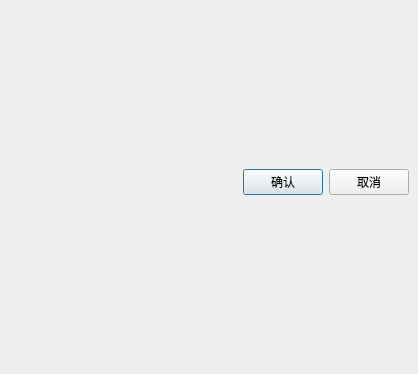
<?xml version="1.0" encoding="UTF-8"?>
<ui version="4.0">
 <class>PopupWindow</class>
 <widget class="QWidget" name="PopupWindow">
  <property name="geometry">
   <rect>
    <x>0</x>
    <y>0</y>
    <width>418</width>
    <height>374</height>
   </rect>
  </property>
  <property name="windowTitle">
   <string>Form</string>
  </property>
  <layout class="QVBoxLayout" name="verticalLayout" stretch="1,0">
   <property name="leftMargin">
    <number>0</number>
   </property>
   <property name="topMargin">
    <number>0</number>
   </property>
   <property name="rightMargin">
    <number>0</number>
   </property>
   <property name="bottomMargin">
    <number>0</number>
   </property>
   <item>
    <layout class="QGridLayout" name="centerLayout"/>
   </item>
   <item>
    <widget class="QWidget" name="buttonWidget" native="true">
     <layout class="QHBoxLayout" name="horizontalLayout">
      <property name="leftMargin">
       <number>9</number>
      </property>
      <property name="topMargin">
       <number>0</number>
      </property>
      <property name="rightMargin">
       <number>9</number>
      </property>
      <property name="bottomMargin">
       <number>9</number>
      </property>
      <item>
       <spacer name="horizontalSpacer">
        <property name="orientation">
         <enum>Qt::Horizontal</enum>
        </property>
        <property name="sizeHint" stdset="0">
         <size>
          <width>40</width>
          <height>20</height>
         </size>
        </property>
       </spacer>
      </item>
      <item>
       <widget class="QPushButton" name="confirmButton">
        <property name="text">
         <string>确认</string>
        </property>
        <property name="default">
         <bool>true</bool>
        </property>
       </widget>
      </item>
      <item>
       <widget class="QPushButton" name="cancelButton">
        <property name="text">
         <string>取消</string>
        </property>
       </widget>
      </item>
     </layout>
    </widget>
   </item>
  </layout>
 </widget>
 <resources/>
 <connections/>
</ui>
